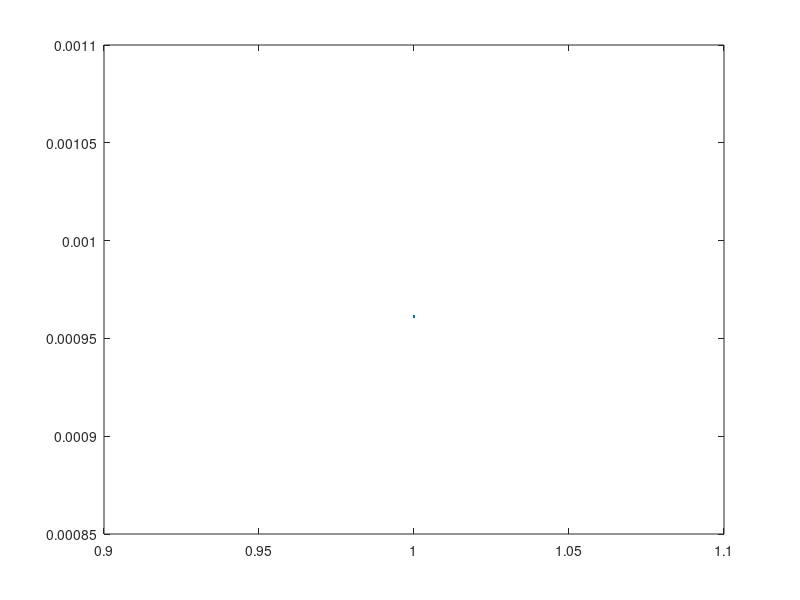

Here is the MATLAB script that generated this plot:
a = 12;          
b = 16;          
n = 0;           
acc = 0.001;     

f = @(x) ((667.38 / x) * (1 - exp(-0.146843 * x))) - 40;

if f(a) * f(b) > 0
    disp('Root does not exist in the given interval');



else
    fprintf('Itr   x_l        x_u        x_r        ε_t        ε_a\n');
    
    x_r_old = a;  
    while true

        x_r = b - (f(b) * (a - b) / (f(a) - f(b)));
        
        e_t = abs((x_r - 14.78017) / 14.78017) * 100; 
        if n == 0
            e_a = 1;  
        else
            e_a = abs((x_r - x_r_old) / x_r) * 100; 
        end
        
        fprintf('%-5d %-10.5f %-10.5f %-10.5f %-10.6f %-10.6f\n', n + 1, a, b, x_r, e_t, e_a);
        
        if e_a < acc
            break;
        end
        
        if f(a) * f(x_r) < 0
            b = x_r;
        else
            a = x_r;
        end
        
        x_r_old = x_r;
        n = n + 1;
    end
end
plot(e_a)
